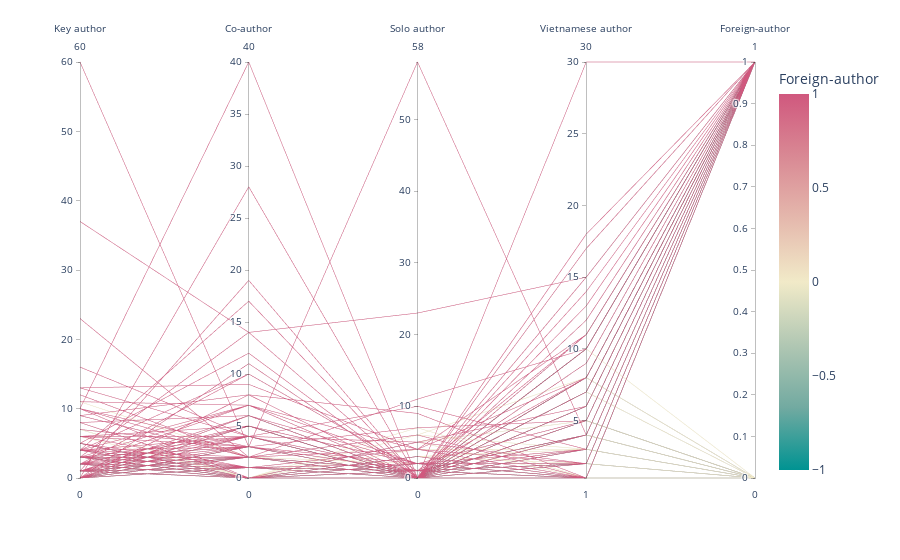

The notebook cell this image was saved under:
### Code cell
fig = px.parallel_coordinates(au_df, color='au.fr', labels={"au.key": "Key author",
                "au.solo": "Solo author","au.vn": "Vietnamese author", "au.coll": "Co-author", "au.fr": "Foreign-author"},
                             color_continuous_scale=px.colors.diverging.Tealrose,
                             color_continuous_midpoint=0)
fig.show()

### Figure 1 — Plotly figure (JSON) as saved in the notebook; plotly's stock layout.template omitted (floating-point values rounded to 4 significant figures; data arrays with more than 128 entries replaced by an {"elided": "..."} marker saying what was removed)
{"data": [{"dimensions": [{"label": "Key author", "values": {"elided": "412 int values"}}, {"label": "Co-author", "values": {"elided": "412 int values"}}, {"label": "Solo author", "values": {"elided": "412 int values"}}, {"label": "Vietnamese author", "values": {"elided": "412 int values"}}, {"label": "Foreign-author", "values": {"elided": "412 int values"}}], "domain": {"x": [0, 1], "y": [0, 1]}, "line": {"color": {"elided": "412 int values"}, "coloraxis": "coloraxis"}, "name": "", "type": "parcoords"}], "layout": {"coloraxis": {"cmid": 0, "colorbar": {"title": {"text": "Foreign-author"}}, "colorscale": [[0, "rgb(0, 147, 146)"], [0.1667, "rgb(114, 170, 161)"], [0.3333, "rgb(177, 199, 179)"], [0.5, "rgb(241, 234, 200)"], [0.6667, "rgb(229, 185, 173)"], [0.8333, "rgb(217, 137, 148)"], [1, "rgb(208, 88, 126)"]]}, "legend": {"tracegroupgap": 0}, "margin": {"t": 60}}}
